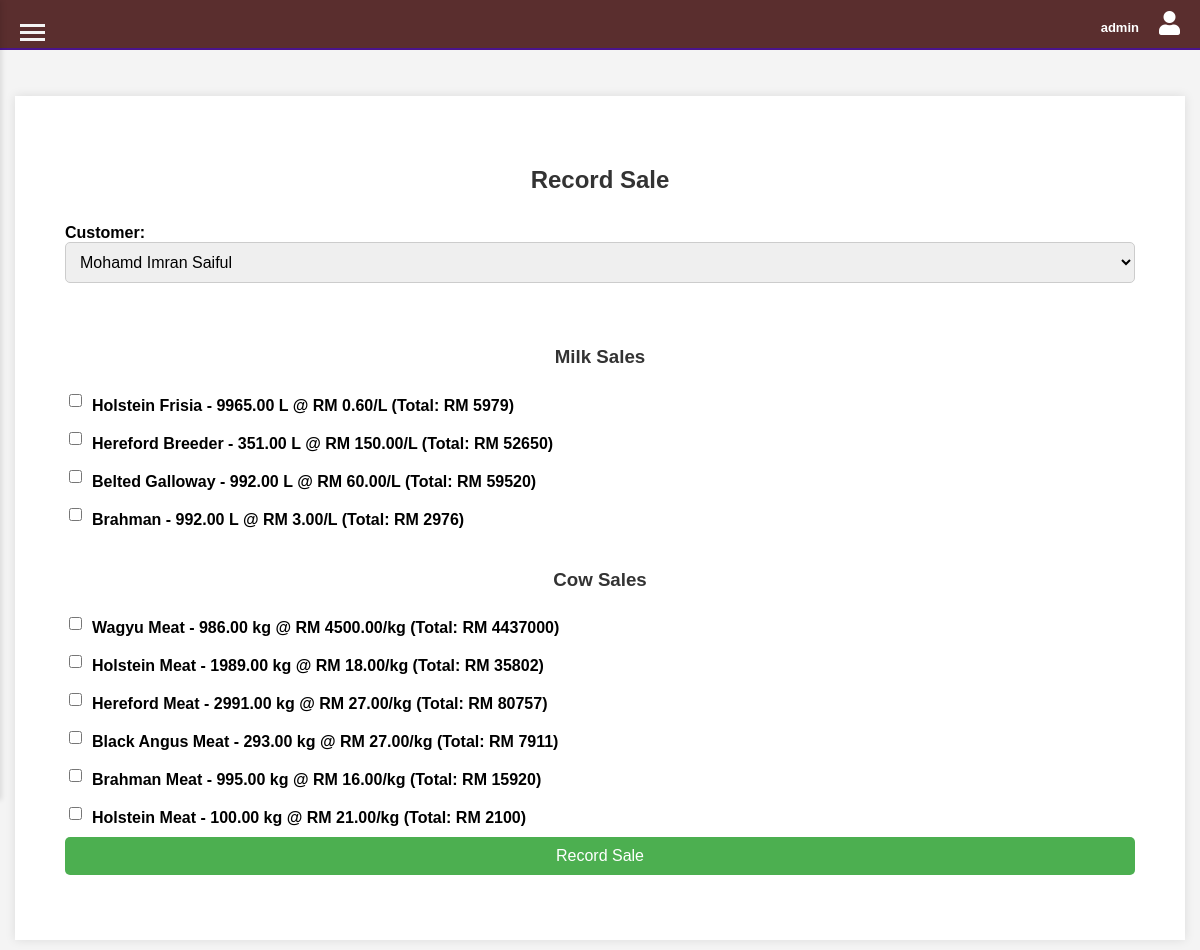
Screenshot of /sale.php (signed in) with the database file from the repository.
### tables this page shows
CREATE TABLE `milk_sale` (
  `MilkSale_Id` int(11) NOT NULL,
  `User_Id` int(11) NOT NULL,
  `Cow_Id` int(11) NOT NULL,
  `Category_Id` int(11) NOT NULL,
  `Litre_Collect` decimal(10,2) NOT NULL,
  `Cost_Price_Per_Litre` decimal(10,2) NOT NULL,
  `Sale_Price_Per_Litre` decimal(10,2) NOT NULL,
  `Date_Collected` date NOT NULL
);

CREATE TABLE `cow` (
  `Cow_Id` int(11) NOT NULL,
  `User_Id` int(11) DEFAULT NULL,
  `Gender` enum('male','female') NOT NULL,
  `Cow_Image` varchar(255) DEFAULT NULL,
  `Type` varchar(50) DEFAULT NULL,
  `Shed_Id` int(11) DEFAULT NULL,
  `Category_Id` int(11) DEFAULT NULL,
  `Quantity` int(11) DEFAULT NULL,
  `Last_Update_Timestamp` timestamp NOT NULL DEFAULT current_timestamp() ON UPDATE current_timestamp(),
  `Last_Updated_By` int(11) DEFAULT NULL
);

CREATE TABLE `cow_sale` (
  `CowSale_Id` int(11) NOT NULL,
  `Cow_Id` int(11) NOT NULL,
  `Category_Id` int(11) NOT NULL,
  `Name` varchar(100) NOT NULL,
  `Quantity` decimal(10,2) NOT NULL,
  `Cost_Price_per_kg` decimal(10,2) NOT NULL,
  `Sale_Price_per_kg` decimal(10,2) NOT NULL
);

### sale.php (the view, shortened to what this page needs)
<?php
include 'db.php';
$customer_data = [];
$result = $conn->query("SELECT customer_id, name FROM customer");
while ($row = $result->fetch_assoc()) {
    $customer_data[] = $row;
}
$milk_sale_data = [];
$result = $conn->query("SELECT ms.MilkSale_Id, c.Type, ms.Litre_Collect, ms.Sale_Price_Per_Litre FROM milk_sale ms
                        JOIN cow c ON ms.Cow_Id = c.Cow_Id");
while ($row = $result->fetch_assoc()) {
    $row['total_price'] = $row['Litre_Collect'] * $row['Sale_Price_Per_Litre'];
    $milk_sale_data[] = $row;
}
$cow_sale_data = [];
$result = $conn->query("SELECT cs.CowSale_Id, cs.Name, cs.Quantity, cs.Sale_Price_per_kg FROM cow_sale cs");
while ($row = $result->fetch_assoc()) {
    $row['total_price'] = $row['Quantity'] * $row['Sale_Price_per_kg'];
    $cow_sale_data[] = $row;
}
?>
<!DOCTYPE html>
<html>
<head>
    <link rel="stylesheet" type="text/css" href="stylesales.css">
    <link rel="stylesheet" href="https://cdnjs.cloudflare.com/ajax/libs/font-awesome/6.5.2/css/all.min.css">
</head>
<body>
    <div class="menu-toggle" onclick="toggleMenu()">
        <div class="bar"></div>
        <div class="bar"></div>
        <div class="bar"></div>
    </div>
    <?php include 'header.php'; ?>
    <br><br>
    <div class="container">
        <h2>Record Sale</h2>
        <form method="post" action="">
            <label for="customer_id">Customer:</label>
            <select name="customer_id" required>
                <?php foreach ($customer_data as $customer): ?>
                    <option value="<?php echo $customer['customer_id']; ?>"><?php echo htmlspecialchars($customer['name']); ?></option>
                <?php endforeach; ?>
            </select><br>
            <h3>Milk Sales</h3>
            <?php foreach ($milk_sale_data as $milk_sale): ?>
                <div class="sale-item">
                    <input type="checkbox" id="milk_sale_<?php echo $milk_sale['MilkSale_Id']; ?>" name="milk_sales[]" value="<?php echo $milk_sale['MilkSale_Id']; ?>" onchange="toggleInput(this, 'litres_<?php echo $milk_sale['MilkSale_Id']; ?>')">
                    <label for="milk_sale_<?php echo $milk_sale['MilkSale_Id']; ?>">
                        <?php echo htmlspecialchars($milk_sale['Type'] . " - " . $milk_sale['Litre_Collect'] . " L @ RM " . $milk_sale['Sale_Price_Per_Litre'] . "/L (Total: RM " . $milk_sale['total_price'] . ")"); ?>
                    </label>
                </div>
            <?php endforeach; ?>
            <h3>Cow Sales</h3>
            <?php foreach ($cow_sale_data as $cow_sale): ?>
                <div class="sale-item">
                    <input type="checkbox" id="cow_sale_<?php echo $cow_sale['CowSale_Id']; ?>" name="cow_sales[]" value="<?php echo $cow_sale['CowSale_Id']; ?>" onchange="toggleInput(this, 'quantities_<?php echo $cow_sale['CowSale_Id']; ?>')">
                    <label for="cow_sale_<?php echo $cow_sale['CowSale_Id']; ?>">
                        <?php echo htmlspecialchars($cow_sale['Name'] . " - " . $cow_sale['Quantity'] . " kg @ RM " . $cow_sale['Sale_Price_per_kg'] . "/kg (Total: RM " . $cow_sale['total_price'] . ")"); ?>
                    </label>
                </div>
            <?php endforeach; ?>
            <input type="submit" name="record_sale" value="Record Sale">
        </form>
    </div>
</body>
</html>

### stylesales.css (style rules this page uses)
body { font-family: Arial, sans-serif; margin: 0; padding: 0; background-color: #f4f4f4; transition: margin-left 0.3s; }
h2, h3 { color: #333; text-align: center; margin-top: 20px; }
.container { padding: 50px; max-width: calc(90% - 10px); margin: 10px auto; background-color: #fff; box-shadow: 0 0 10px rgba(0, 0, 0, 0.1); border-radius: 0px; transition: margin-left 0.4s, max-width 0.4s; }
form { display: flex; flex-direction: column; }
label { font-weight: bold; margin-top: 10px; }
select, input[type="number"], input[type="submit"] { margin-bottom: 15px; padding: 10px; font-size: 16px; border-radius: 5px; border: 1px solid #ccc; }
input[type="submit"] { background-color: #4CAF50; color: white; border: none; cursor: pointer; transition: background-color 0.3s ease; }
input[type="checkbox"] { margin-right: 10px; }
.sale-item { display: flex; align-items: center; margin-bottom: 10px; }
.sale-item label { flex: 1; }
h3 { margin-top: 30px; }
.menu-toggle { position: fixed; top: 20px; left: 20px; cursor: pointer; z-index: 1000; }
.menu-toggle .bar { width: 25px; height: 3px; background-color: #f4f4f4; margin: 4px 0; transition: 0.4s; }

### header.css (style rules this page uses)
body { font-family: Arial, sans-serif; margin: 0; padding: 0; }

### rows the page displays
milk_sale: Cow_Id+Litre_Collect+Sale_Price_Per_Litre "Holstein Frisia - 9965.00 L @ RM 0.60/L (Total: RM 5979)"
milk_sale: Cow_Id+Litre_Collect+Sale_Price_Per_Litre "Hereford Breeder - 351.00 L @ RM 150.00/L (Total: RM 52650)"
milk_sale: Cow_Id+Litre_Collect+Sale_Price_Per_Litre "Belted Galloway - 992.00 L @ RM 60.00/L (Total: RM 59520)"
milk_sale: Cow_Id+Litre_Collect+Sale_Price_Per_Litre "Brahman - 992.00 L @ RM 3.00/L (Total: RM 2976)"
cow_sale: Name+Quantity+Sale_Price_per_kg "Wagyu Meat - 986.00 kg @ RM 4500.00/kg (Total: RM 4437000)"
cow_sale: Name+Quantity+Sale_Price_per_kg "Holstein Meat - 1989.00 kg @ RM 18.00/kg (Total: RM 35802)"
cow_sale: Name+Quantity+Sale_Price_per_kg "Hereford Meat - 2991.00 kg @ RM 27.00/kg (Total: RM 80757)"
cow_sale: Name+Quantity+Sale_Price_per_kg "Black Angus Meat - 293.00 kg @ RM 27.00/kg (Total: RM 7911)"
cow_sale: Name+Quantity+Sale_Price_per_kg "Brahman Meat - 995.00 kg @ RM 16.00/kg (Total: RM 15920)"
cow_sale: Name+Quantity+Sale_Price_per_kg "Holstein Meat - 100.00 kg @ RM 21.00/kg (Total: RM 2100)"

### other values shown
$_SESSION['user_type'] "admin"
form field customer_id "Mohamd Imran Saiful"
